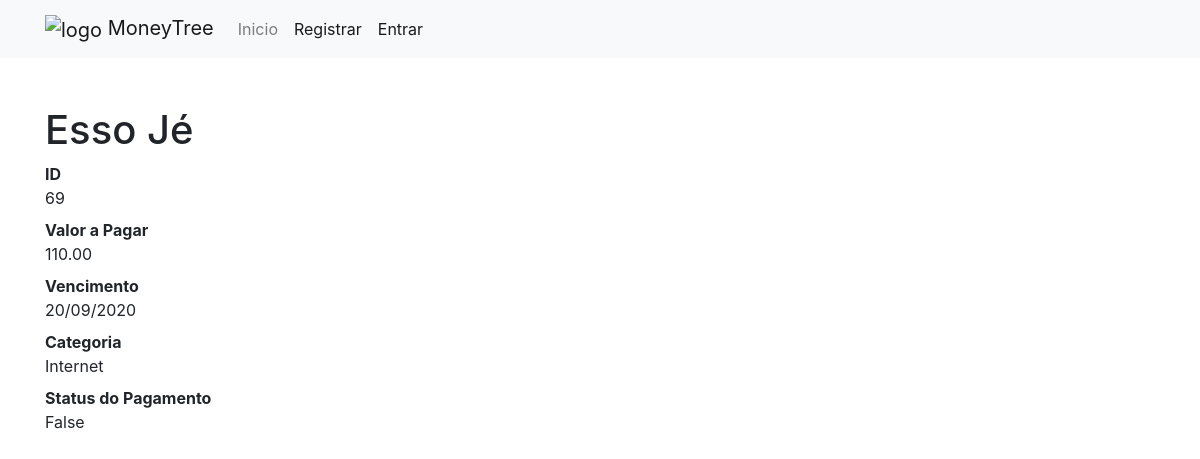
The page /69 on the database its author committed.
### gerenciador/models.py (models this page shows, shortened)
class Despesa(models.Model):
    descricao = models.CharField(max_length=255)
    valor_total = models.DecimalField(max_digits=8, decimal_places=2)
    vencimento = models.DateField()
    categoria = models.ForeignKey(Categoria, on_delete=models.DO_NOTHING)
    status_pagamento = models.BooleanField(default=False)

class Categoria(models.Model):
    nome = models.CharField(max_length=255)
    def __str__(self):
        return self.nome

### gerenciador/views.py (the view)
# urls.py: path('<int:despesa_id>', views.ver_despesa, name='ver-despesa'),
def ver_despesa(request, despesa_id):
    despesa = get_object_or_404(Despesa, id=despesa_id)
    return render(request, 'gerenciador/ver_despesa.html', {
        'despesa': despesa
    })

### gerenciador/templates/gerenciador/ver_despesa.html (shortened to what this page needs)
{% extends 'base.html' %}
{%block conteudo%}
<h1 class="mt-5">{{ despesa.descricao }}</h1>
<dl>
    <dt>ID</dt>
    <dd>{{ despesa.id }}</dd>
    <dt>Valor a Pagar</dt>
    <dd>{{ despesa.valor_total }}</dd>
    <dt>Vencimento</dt>
    <dd>{{ despesa.vencimento|date:'d/m/Y' }}</dd>
    <dt>Categoria</dt>
    <dd>{{ despesa.categoria }}</dd>
    <dt>Status do Pagamento</dt>
    <dd>{{ despesa.status_pagamento }}</dd>
</dl>
{%endblock%}

### rows shown on the page
Despesa: descricao "Esso Jé", id "69", valor_total "110.00", vencimento "20/09/2020", categoria "Internet", status_pagamento "False"
